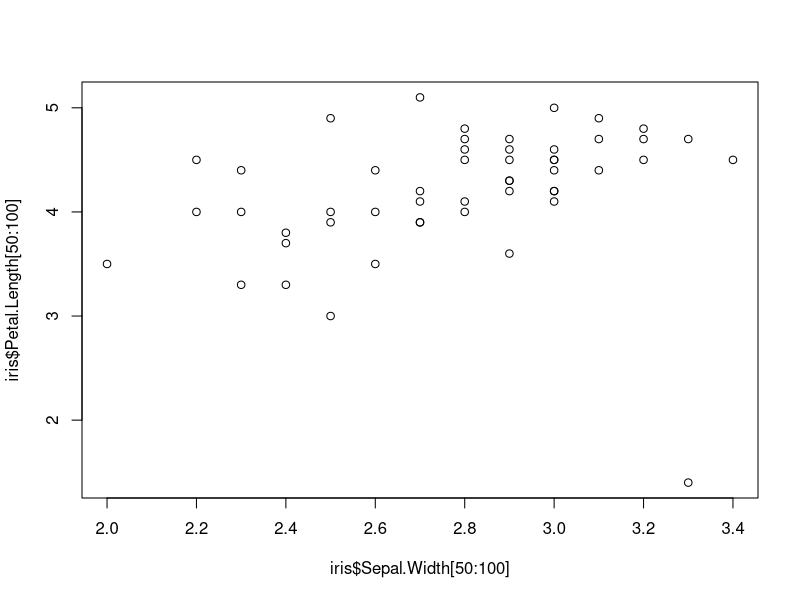

Here is the R script that generated this plot:
## ---- chunk 1
ana <- 8L
paulo <- 12L

maisvelho <- ifelse(ana > paulo, 'A menina é mais velha', 'O menino é mais velho')
print(maisvelho)
## ---- chunk 2
class(BOD)
## ---- chunk 3
for (var in c(1,2,3,4,5,6,7,8,9,12))
{
  if (var%%2==0)
    print(var)
}
## ---- chunk 4
tail(women, n=10)
## ---- chunk 5
plot(iris$Sepal.Width[50:100], iris$Petal.Length[50:100])
## ---- chunk 6
a <- c(2, 4, 6, 8)
b <- c(3, 5, 7, 9)
c <- a + b
print(c)
## ---- chunk 7
dim(CO2)[1]
dim(CO2)[2]
colnames(CO2)
rownames(CO2)
